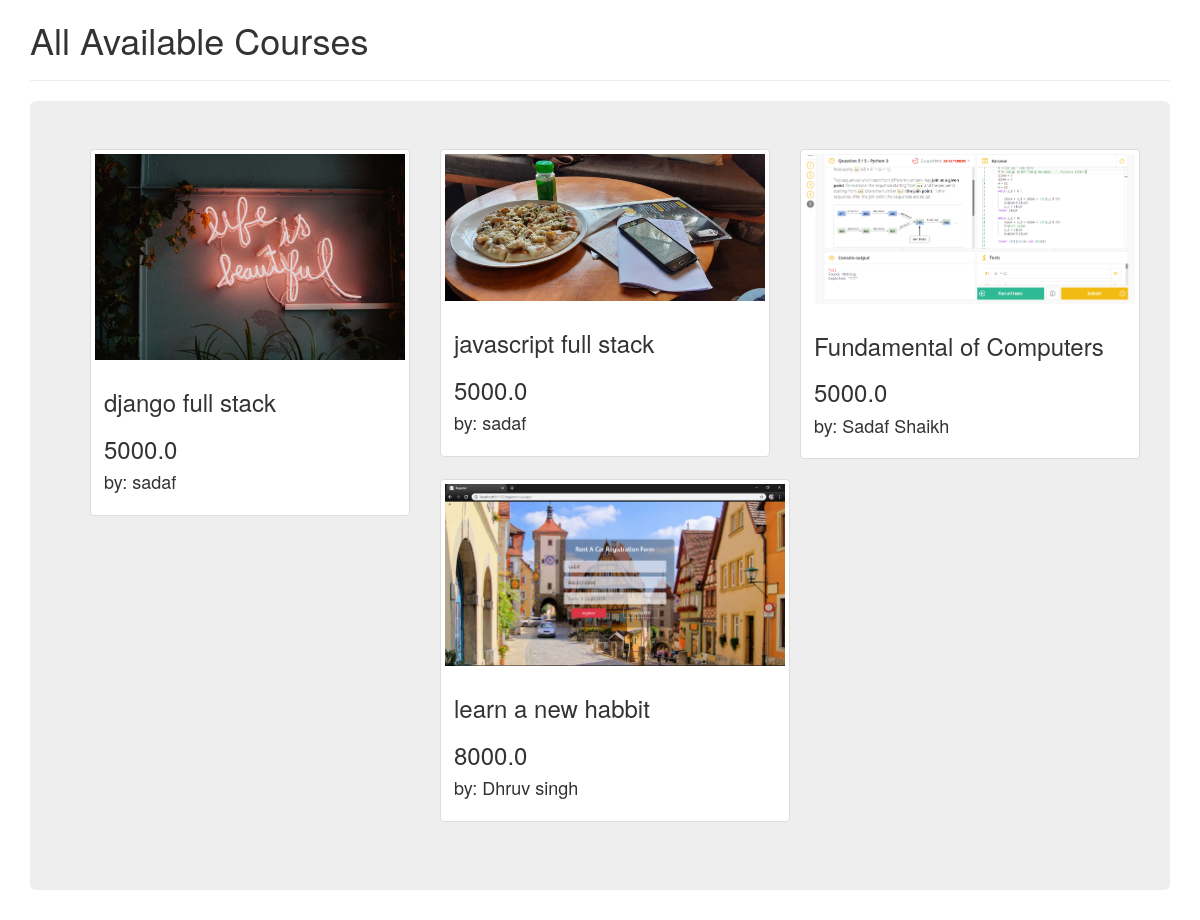
Before: /home/ with the older database file.
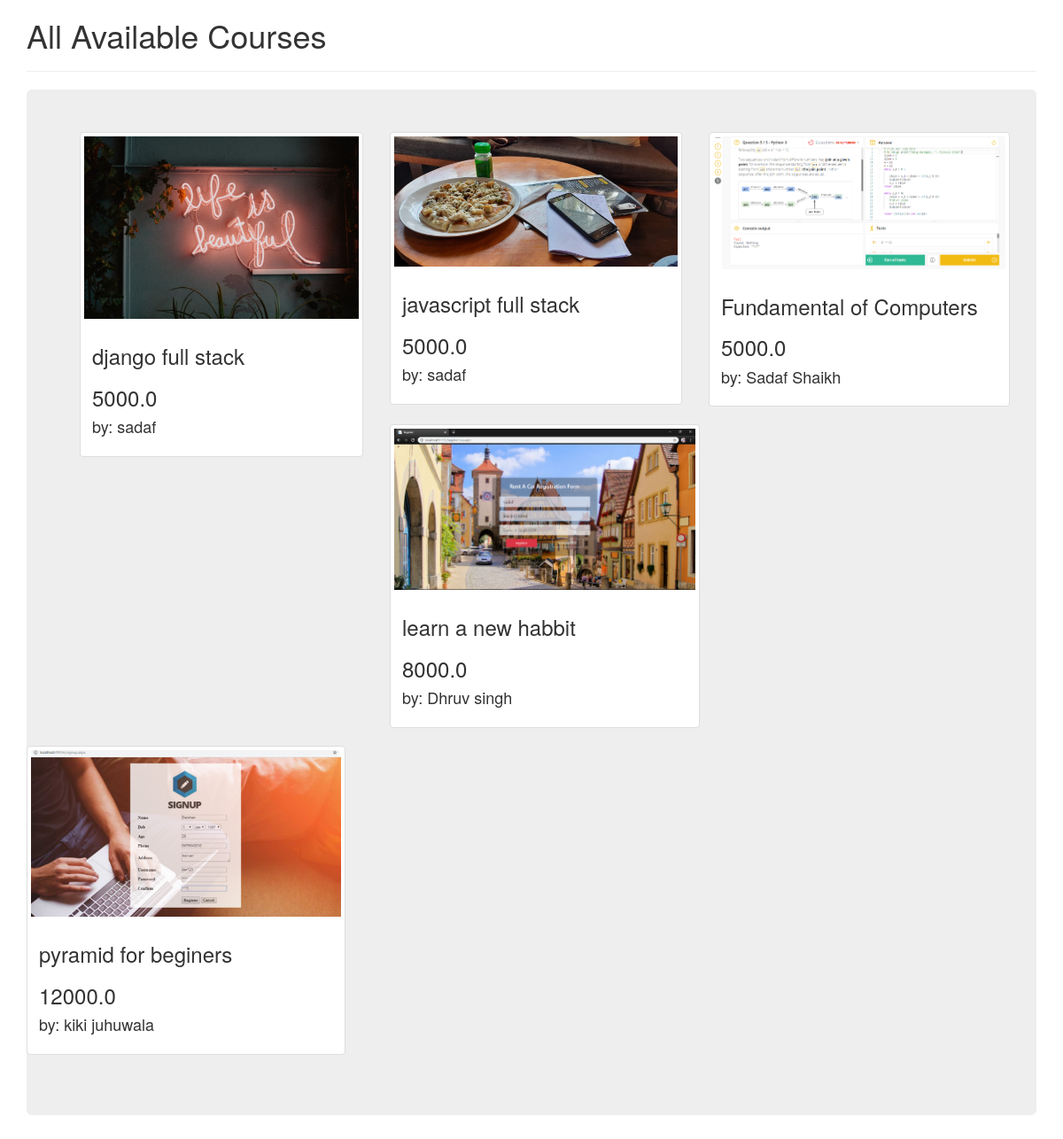
After: the same page with the newer database file.
### courseapp/models.py (models this page shows, shortened)
class Courses(models.Model):
    cname = models.CharField(max_length=300)
    cimg = models.ImageField(upload_to='images/')
    cauthor = models.CharField(max_length=100)
    cprice = models.FloatField()

### courseapp/views.py (the view)
# urls.py: path('home/', views.courseview, name='courseview'),
def courseview(request):
    try:
        courselist = Courses.objects.all()
    except Courses.DoesNotEcist:
        raise Http404("No Courses exist")
    return render(request, 'courseapp/coursepage.html', {'courselist': courselist})

### Templates/courseapp/coursepage.html (shortened to what this page needs)
<!DOCTYPE html>
<html lang="en">
<head>
    <link rel="stylesheet" href="https://maxcdn.bootstrapcdn.com/bootstrap/3.3.7/css/bootstrap.min.css">
</head>
<body>
    {% if courselist %}
    <div class="container ">
    <h1> All Available Courses </h1>
    <hr />
    </div>
    <div class="container">
    <div class="jumbotron">
        {% for c in courselist %}
        <div class="row">
            <div class="col-md-4">
            <div class="thumbnail">
                <img src={{ c.cimg.url }} alt="Lights" height="500" width="400">
                <div class="caption">
                    <h3>{{ c.cname }}</h3>
                    <h3>{{ c.cprice }}</h3>
                    <h4>by: {{ c.cauthor }} </h4>
                </div>
            </div>
            </div>
        {% endfor %}
    </div>
    </div>
    </div>
{% else %}
    <h3> Sorry! No Courses To Display </h3>
    <hr />
{% endif %}
</body>
</html>

Changed rows visible on the page:
added Courses: cimg (picture), cname "pyramid for beginers", cprice "12000.0", cauthor "kiki juhuwala"
